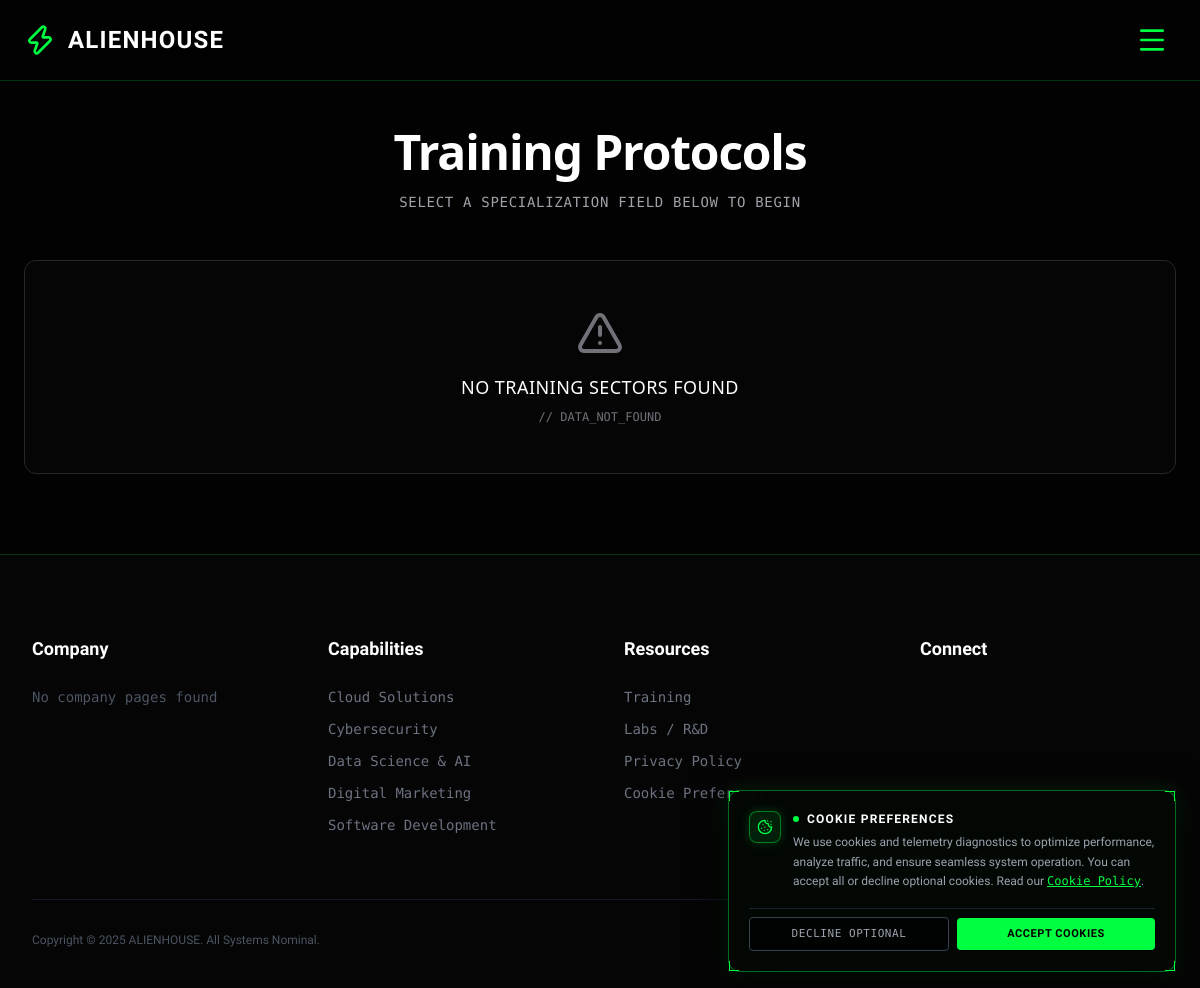
The page /training/ on the database its author committed.
### core/models.py (models this page shows, shortened)
class SiteConfiguration(models.Model):
    site_name = models.CharField(max_length=100, default="ALIENHOUSE", help_text="The main name of the website displayed in the browser tab.")
    logo = models.ImageField(upload_to='site_logos/', blank=True, null=True, help_text="Upload the main site logo.")
    favicon = models.ImageField(upload_to='site_favicons/', blank=True, null=True, help_text="Upload the site favicon (ideally 32x32 or 16x16 png/ico).")
    logo_highlight_text = models.CharField(max_length=100, default="HOUSE", help_text="Part of the logo text to highlight (usually in a different color).")
    address = models.CharField(max_length=200, default="Rajkot, Gujarat, India", help_text="Physical address displayed in the footer.")
    email = models.EmailField(default="signal@alienhouse.net", help_text="Contact email address.")
    phone = models.CharField(max_length=50, default="+91 999-999-9999", help_text="Contact phone number.")
    footer_text = models.CharField(max_length=200, default="Galactic Rights Reserved.", help_text="Text displayed at the very bottom of the page.")
    meta_description = models.TextField(blank=True, null=True, help_text="A brief summary of your site (150-160 characters) for Google search results.")
    meta_keywords = models.CharField(max_length=255, blank=True, null=True, help_text="Comma-separated keywords (e.g., AI, Technology, Software).")
    razorpay_key_id = models.CharField(max_length=255, blank=True, null=True, help_text="Razorpay Key ID for payments.")
    razorpay_key_secret = models.CharField(max_length=255, blank=True, null=True, help_text="Razorpay Key Secret for payment verification.")
    class Meta:
        verbose_name = "Global Site Configuration"
        verbose_name_plural = "Global Site Configurations"

class BaseModel(models.Model):
    name = models.CharField(max_length=255)
    slug = models.SlugField(unique=True, blank=True, help_text="The URL-friendly version of the name. Auto-generated if left blank.")
    is_active = models.BooleanField(default=True, verbose_name="Active", help_text="Uncheck to hide this item from the site without deleting it.")
    created_at = models.DateTimeField(auto_now_add=True)
    updated_at = models.DateTimeField(auto_now=True)
    class Meta:
        abstract = True
        ordering = ["name"]

class Service(BaseModel):
    order = models.PositiveIntegerField(default=0, help_text="Order in which this service appears (lowest number first).")
    icon = models.CharField(
        max_length=100,
        help_text="Lucide icon name (e.g. 'cpu', 'shield', 'code').",
        null=True,
        blank=True
    )
    service_image = models.ImageField(
        upload_to="services/main/",
        blank=True,
        null=True,
        help_text="Main image for the service"
    )
    service_video = models.FileField(
        upload_to="services/video/",
        blank=True,
        null=True,
        help_text="Optional background video (mp4/webm)"
    )
    hero_image = models.ImageField(
        upload_to="services/hero/",
        blank=True,
        null=True
    )
    short_description = models.CharField(
        max_length=300,
        help_text="Shown on cards/lists"
    )
    description = models.TextField(help_text="Full description of the service for the detail page.")
    technical_specs = models.TextField(blank=True, help_text="Technical stack or specifications (HTML allowed).")
    advantage_1 = models.CharField(max_length=200, blank=True)
    advantage_2 = models.CharField(max_length=200, blank=True)
    advantage_3 = models.CharField(max_length=200, blank=True)
    class Meta:
        ordering = ['order', 'name']

### core/views.py (the view)
# urls.py: path('training/', views.training_list, name='training_list'),
def training_list(request):
    fields = TrainingField.objects.filter(is_active=True).prefetch_related('sub_fields')
    context = {
        'fields': fields,
        'config': SiteConfiguration.objects.first(),
    }
    return render(request, 'core/training_list.html', context)

### core/context_processors.py (called while the page is built)
def global_site_data(request):
    config = SiteConfiguration.objects.first()
    all_services = Service.objects.filter(is_active=True).prefetch_related('sub_services')
    settings = SiteSettings.objects.first()
    services_links = FooterLink.objects.filter(category='services')
    company_links = FooterLink.objects.filter(category='company')
    social_links = FooterLink.objects.filter(category='social')
    contacts = ContactInfo.objects.all()
    company_pages = CompanyPage.objects.filter(is_active=True)
    return {
        'config': config,
        'all_services': all_services,
        'settings': settings,
        'services_links': services_links,
        'company_links': company_links,
        'social_links': social_links,
        'contacts': contacts,
        'company_pages': company_pages,
        'global_contact_form': ContactForm(),
    }

### core/templates/core/training_list.html (shortened to what this page needs)
{% extends "core/base.html" %}
{% load static %}
{% block content %}
<div class="pt-32 pb-20 px-4 sm:px-6">
    <div class="max-w-6xl mx-auto">
        <div class="mb-12 text-center">
            <h1 class="font-sans font-bold text-3xl sm:text-5xl text-white mb-4 tracking-tight">
                Training Protocols
            </h1>
            <p class="font-mono text-zinc-400 tracking-wider text-xs sm:text-sm uppercase">
                Select a specialization field below to begin
            </p>
        </div>
        <div class="grid grid-cols-1 md:grid-cols-2 gap-6 lg:gap-8">
            {% for field in fields %}
            <div id="field-card-{{ field.id }}"
                 onclick="openModal('dialog-{{ field.id }}')"
                 class="group relative bg-zinc-900/40 border border-zinc-800/80 rounded-xl p-6 sm:p-8 hover:border-zinc-700 hover:bg-zinc-800/30 cursor-pointer transition-all duration-300 shadow-md flex flex-col justify-between">
                <div>
                    <div class="flex items-center justify-between mb-6">
                        <div class="p-3 bg-zinc-800/60 text-zinc-300 rounded-lg group-hover:bg-zinc-200 group-hover:text-zinc-950 transition-all duration-300">
                            <i data-lucide="{{ field.icon|default:'zap' }}" class="w-6 h-6"></i>
                        </div>
                        <span class="font-mono text-[10px] text-zinc-500 tracking-wider uppercase">
                            Sector: {{ forloop.counter|stringformat:"02d" }}
                        </span>
                    </div>
                    <h2 class="font-sans font-bold text-xl sm:text-2xl text-white mb-3 group-hover:text-zinc-200 transition-colors uppercase">
                        {{ field.name }}
                    </h2>
                    <div class="text-zinc-400 font-sans text-sm sm:text-base leading-relaxed border-l-2 border-zinc-700 group-hover:border-zinc-500 transition-colors duration-300 pl-4 mb-6">
                        {{ field.description|safe }}
                    </div>
                </div>
                <div class="mt-6 flex items-center justify-between pt-4 border-t border-zinc-800/60 group-hover:border-zinc-700/80 transition-colors">
                    <span class="font-sans font-semibold text-xs text-zinc-400 tracking-wider uppercase group-hover:text-white transition-colors">
                        View Specializations
                    </span>
                    <div class="p-2 bg-zinc-800/60 text-zinc-400 group-hover:bg-zinc-200 group-hover:text-zinc-950 rounded-md border border-zinc-700 group-hover:border-transparent transition-all duration-300">
                        <i data-lucide="plus" class="w-4 h-4"></i>
                    </div>
                </div>
            </div>
            {% empty %}
            <div class="col-span-full border border-zinc-800 bg-zinc-900/20 p-12 text-center rounded-xl">
                <i data-lucide="alert-triangle" class="w-12 h-12 text-zinc-500 mx-auto mb-4"></i>
                <p class="font-sans text-white text-lg font-medium tracking-wide uppercase">No Training Sectors Found</p>
                <p class="font-mono text-zinc-500 mt-2 text-xs">// DATA_NOT_FOUND</p>
            </div>
            {% endfor %}
        </div>
    </div>
</div>
{% endblock %}

### core/templates/core/base.html (shortened to what this page needs)
<!DOCTYPE html>
{% load static %}
<html lang="en">
<head>
    <script src="https://cdn.tailwindcss.com"></script>
</head>
<body class="font-rajdhani selection:bg-alien selection:text-black">
    <div class="fixed inset-0 bg-grid-pattern sci-grid z-[-1] opacity-20"></div>
    <nav class="fixed w-full z-50 top-0 bg-alien-dark/90 backdrop-blur-xl border-b border-alien/20">
        <div class="max-w-[1920px] mx-auto px-6">
            <div class="flex items-center justify-between h-20">
                <a href="{% url 'index' %}" class="flex items-center gap-3 group cursor-pointer relative z-50">
                    {% if config.logo %}
                    <img src="{{ config.logo.url }}" alt="{{ config.site_name }}" class="h-12 w-auto">
                    {% else %}
                    <i data-lucide="zap" class="h-8 w-8 text-alien group-hover:animate-pulse"></i>
                    {% endif %}
                    <span class="font-orbitron font-bold text-2xl tracking-wider text-white">
                        {{ config.site_name|default:"ALIENHOUSE" }}</span>
                </a>
                <button id="mobile-menu-btn" class="xl:hidden text-alien hover:text-white transition-colors z-50 p-2">
                    <i data-lucide="menu" class="w-8 h-8"></i>
                </button>
            </div>
        </div>
    </nav>
    <main>
        {% block content %}{% endblock %}
    </main>
    <footer class="bg-[#050505] border-t border-alien/20 pt-20 pb-10 font-rajdhani text-sm relative z-10">
        <div class="max-w-[1920px] mx-auto px-8">
            <div class="grid grid-cols-2 md:grid-cols-4 gap-12 mb-16">
                <div>
                    <h4 class="text-white font-bold mb-6 text-lg">Company</h4>
                    <ul class="space-y-3 text-gray-500 font-mono">
                        {% for page in company_pages %}
                        <li class="hover:text-alien cursor-pointer transition-colors">
                            <a href="{{ page.get_absolute_url }}">{{ page.title }}</a>
                        </li>
                        {% empty %}
                        <li class="text-gray-600">No company pages found</li>
                        {% endfor %}
                    </ul>
                </div>
                <div>
                    <h4 class="text-white font-bold mb-6 text-lg">Capabilities</h4>
                    <ul class="space-y-3 text-gray-500 font-mono">
                        {% for cap in all_services %}
                        <li class="hover:text-alien cursor-pointer transition-colors">
                            <a href="{% url 'service_detail' cap.slug %}">{{ cap.name }}</a>
                        </li>
                        {% empty %}
                        <li class="text-gray-600">No capabilities listed</li>
                        {% endfor %}
                    </ul>
                </div>
                <div>
                    <h4 class="text-white font-bold mb-6 text-lg">Resources</h4>
                    <ul class="space-y-3 text-gray-500 font-mono">
                        <li class="hover:text-alien cursor-pointer transition-colors">
                            <a href="{% url 'training_list' %}">Training</a>
                        </li>
                        <li class="hover:text-alien cursor-pointer transition-colors">
                            <a href="#rnd">Labs / R&D</a>
                        </li>
                        <li class="hover:text-alien cursor-pointer transition-colors">
                            <a href="{% url 'privacy_policy' %}">Privacy Policy</a>
                        </li>
                        <li class="hover:text-alien cursor-pointer transition-colors">
                            <button type="button" onclick="openCookieBanner()" class="hover:text-alien transition-colors cursor-pointer text-left">Cookie Preferences</button>
                        </li>
                    </ul>
                </div>
                <div>
                    <h4 class="text-white font-bold mb-6 text-lg">Connect</h4>
                </div>
            </div>
            <div class="border-t border-gray-900 pt-8 flex flex-col sm:flex-row justify-between items-start sm:items-center gap-4 text-xs text-gray-600">
                <p>Copyright © 2025 {{ config.site_name }}. All Systems Nominal.</p>
                <div class="flex items-center gap-4 font-mono">
                    <a href="{% url 'privacy_policy' %}" class="hover:text-alien transition-colors">Privacy Policy</a>
                    <span class="text-gray-700">•</span>
                    <button type="button" onclick="openCookieBanner()" class="hover:text-alien transition-colors cursor-pointer">Cookie Preferences</button>
                </div>
            </div>
        </div>
    </footer>
    <div id="cookie-banner"
        class="fixed bottom-4 left-4 right-4 md:left-auto md:right-6 md:max-w-md bg-[#040805]/95 backdrop-blur-2xl border border-alien/40 p-5 rounded-xl z-[10000] transform translate-y-32 opacity-0 pointer-events-none transition-all duration-500 ease-out shadow-[0_10px_40px_rgba(0,0,0,0.9),0_0_20px_rgba(0,255,65,0.15)]">
        <div class="hud-corner hud-tl !w-2.5 !h-2.5 !border-[1.5px]"></div>
        <div class="hud-corner hud-tr !w-2.5 !h-2.5 !border-[1.5px]"></div>
        <div class="hud-corner hud-bl !w-2.5 !h-2.5 !border-[1.5px]"></div>
        <div class="hud-corner hud-br !w-2.5 !h-2.5 !border-[1.5px]"></div>
        <div class="flex items-start gap-3 mb-4">
            <div class="w-8 h-8 rounded-lg bg-alien/10 border border-alien/40 flex items-center justify-center shrink-0 text-alien shadow-[0_0_10px_rgba(0,255,65,0.2)]">
                <i data-lucide="cookie" class="w-4 h-4"></i>
            </div>
            <div>
                <div class="flex items-center gap-2">
                    <span class="w-1.5 h-1.5 rounded-full bg-alien animate-ping"></span>
                    <h5 class="text-xs font-orbitron font-bold text-white tracking-widest uppercase">Cookie Preferences</h5>
                </div>
                <p class="text-gray-400 text-xs mt-1.5 leading-relaxed font-rajdhani text-[13px]">
                    We use cookies and telemetry diagnostics to optimize performance, analyze traffic, and ensure seamless system operation. You can accept all or decline optional cookies. Read our
                    <a href="{% url 'privacy_policy' %}#cookies" class="text-alien underline hover:text-white font-mono transition-colors">Cookie Policy</a>.
                </p>
            </div>
        </div>
        <div class="flex items-center gap-2 pt-2 border-t border-gray-800/80">
            <button type="button" onclick="declineCookies()"
                class="flex-1 py-2 px-3 rounded text-[11px] font-mono tracking-wider uppercase border border-gray-700 bg-black/60 text-gray-400 hover:text-white hover:border-gray-500 hover:bg-gray-900 transition-all cursor-pointer">
                Decline Optional
            </button>
            <button type="button" onclick="acceptCookies()"
                class="flex-1 py-2 px-3 rounded text-[11px] font-orbitron font-bold tracking-wider uppercase bg-alien text-black hover:bg-white hover:shadow-[0_0_15px_#00ff41] transition-all cursor-pointer">
                Accept Cookies
            </button>
        </div>
    </div>
</body>
</html>

### core/templates/core/base.html (style rules this page uses)
body { background-color: #020202; color: #e0ffe0; overflow-x: hidden; }
.hud-corner { position: absolute; width: 20px; height: 20px; border: 2px solid #00ff41; transition: all 0.3s; }
.hud-tl { top: 0; left: 0; border-right: 0; border-bottom: 0; }
.hud-tr { top: 0; right: 0; border-left: 0; border-bottom: 0; }
.hud-bl { bottom: 0; left: 0; border-right: 0; border-top: 0; }
.hud-br { bottom: 0; right: 0; border-left: 0; border-top: 0; }
.sci-grid { background-size: 40px 40px; mask-image: radial-gradient(circle at center, black, transparent 80%); }

### rows shown on the page
SiteConfiguration: site_name "ALIENHOUSE"
Service: name "Cloud Solutions"
Service: name "Cybersecurity"
Service: name "Data Science & AI"
Service: name "Digital Marketing"
Service: name "Software Development"
